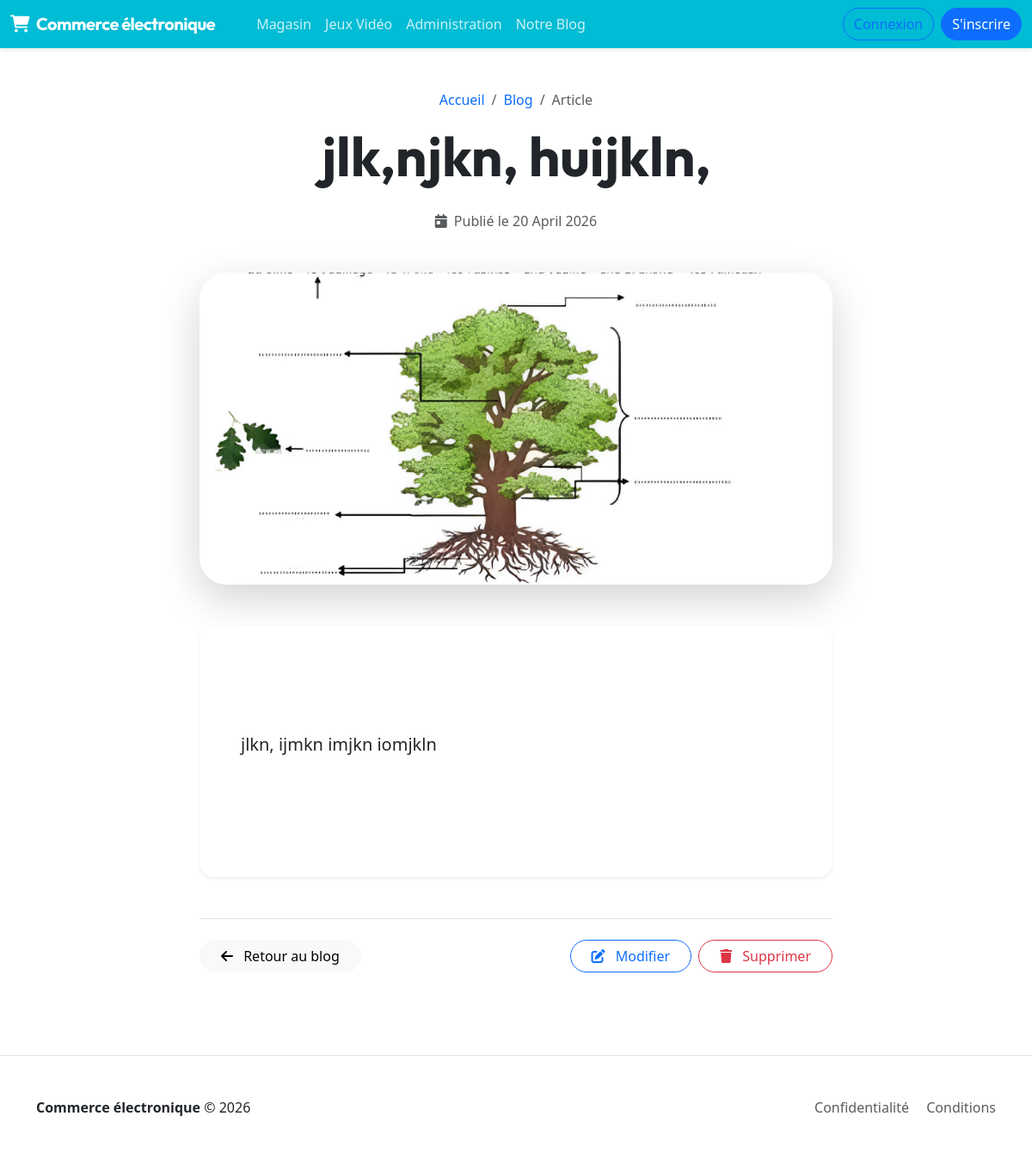
The app's page /blog/posts/4/ with its own data.
### blog/models.py (models this page shows, shortened)
class Post(models.Model):
 title = models.CharField(max_length=200, unique=True)
 slug = models.SlugField(max_length=200, unique=True)
 author = models.ForeignKey(User, on_delete= models.CASCADE,related_name='blog_posts')
 updated_on = models.DateTimeField(auto_now= True)
 content = models.TextField()
 created_on = models.DateTimeField(auto_now_add=True)
 status = models.IntegerField(choices=STATUS, default=0)
 image=models.ImageField(blank=True)
 class Meta:
    ordering = ['-created_on']

### blog/views.py (the view)
# urls.py: path('posts/<int:pk>/', views.PostDetailView.as_view(), name='post_detail'),
class PostDetailView(DetailView):
    model = Post
    template_name = 'blog/post_detail.html'
    context_object_name = 'post'

### blog/templates/blog/post_detail.html (shortened to what this page needs)
{% extends 'base.html' %}
{% block content %}
<div class="row justify-content-center">
    <div class="col-lg-10 col-xl-8">
        <article class="fade-in">
            <header class="mb-5 text-center">
                <nav aria-label="breadcrumb" class="d-inline-block mb-3">
                    <ol class="breadcrumb mb-0">
                        <li class="breadcrumb-item"><a href="{% url 'accueil' %}" class="text-decoration-none">Accueil</a></li>
                        <li class="breadcrumb-item"><a href="{% url 'post_list' %}" class="text-decoration-none">Blog</a></li>
                        <li class="breadcrumb-item active" aria-current="page">Article</li>
                    </ol>
                </nav>
                <h1 class="display-3 fw-bold text-dark mb-4">{{ post.title }}</h1>
                <div class="d-flex align-items-center justify-content-center text-muted">
                    <i class="fa-solid fa-calendar-day me-2"></i>
                    <span>Publié le {{ post.created_on|date:"d F Y" }}</span>
                </div>
            </header>
            {% if post.image %}
            <div class="mb-5 rounded-5 overflow-hidden shadow-lg">
                <img src="{{ post.image.url }}" class="img-fluid w-100" alt="{{ post.title }}" style="max-height: 500px; object-fit: cover;">
            </div>
            {% endif %}
            <div class="card border-0 shadow-sm rounded-4 p-4 p-md-5 mb-5">
                <div class="blog-content lead text-dark" style="line-height: 1.8;">
                    {{ post.content|linebreaks }}
                </div>
            </div>
            <div class="d-flex justify-content-between align-items-center border-top pt-4">
                <a href="{% url 'post_list' %}" class="btn btn-light rounded-pill px-4">
                    <i class="fa-solid fa-arrow-left me-2"></i> Retour au blog
                </a>
                <div class="d-flex gap-2">
                    <a href="{% url 'post_update' post.pk %}" class="btn btn-outline-primary rounded-pill px-4">
                        <i class="fa-solid fa-pen-to-square me-2"></i> Modifier
                    </a>
                    <a href="{% url 'post_delete' post.pk %}" class="btn btn-outline-danger rounded-pill px-4">
                        <i class="fa-solid fa-trash me-2"></i> Supprimer
                    </a>
                </div>
            </div>
        </article>
    </div>
</div>
{% endblock %}

### magasin/static/css/base.css (style rules this page uses)
:root { --primary: #06b6d4; --primary-hover: #0891b2; --secondary: #10b981; --secondary-hover: #059669; --slate-50: #f8fafc; --slate-100: #f1f5f9; --slate-200: #e2e8f0; --slate-600: #475569; --slate-900: #0f172a; --bg-main: #ffffff; --bg-card: #ffffff; --text-main: #1e293b; --text-muted: #64748b; --border: #e2e8f0; --shadow-sm: 0 1px 2px 0 rgb(0 0 0 / 0.05); --shadow: 0 4px 6px -1px rgba(0, 0, 0, 0.05), 0 2px 4px -2px rgba(0, 0, 0, 0.05); --shadow-lg: 0 10px 15px -3px rgba(0, 0, 0, 0.08); --radius: 1rem; }
body { background-color: var(--bg-main); color: var(--text-main); font-family: 'Inter', sans-serif; -webkit-font-smoothing: antialiased; }
h1, h2, h3, h4, .navbar-brand { font-family: 'Outfit', sans-serif; font-weight: 700; }
.fade-in { animation: fadeIn 0.5s ease-out forwards; }

### blog/templates/blog/post_detail.html (style rules this page uses)
.blog-content { white-space: pre-wrap; }

### records on screen
Post: title "jlk,njkn, huijkln,", created_on "20 April 2026", image (picture), content "jlkn, ijmkn imjkn iomjkln"
